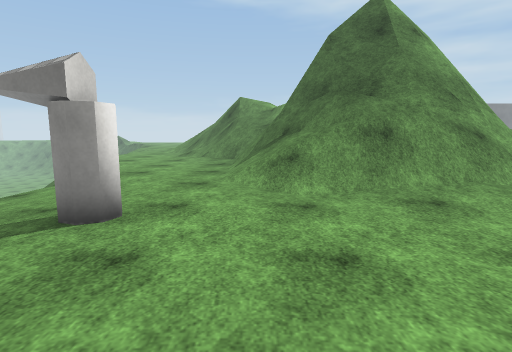
View 1 (above)

14 first-person views from a walk through a 3-D level made in the Unity game engine. The camera is 1.4 m above the floor, tilts 8° down and sees 80° across. The floor is counted in squares, 1 m on a side. Each view is taken from the middle of a square. On the plan, view 1 faces up. The plan holds only what a view shows up to about 14 squares ahead; the rest is blank. The place goes on beyond the plan. Some animated figures are not drawn. Surface patterns are stand-ins for the level's own textures.

View 2
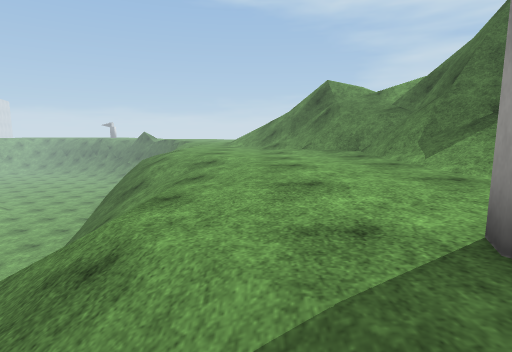

View 3
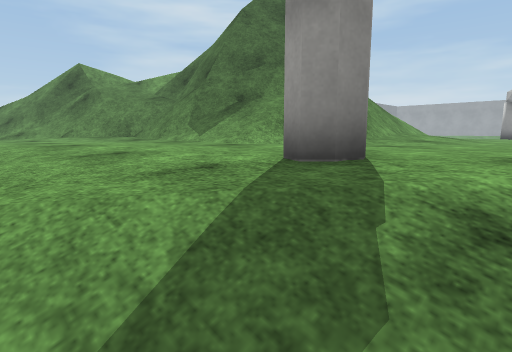

View 4
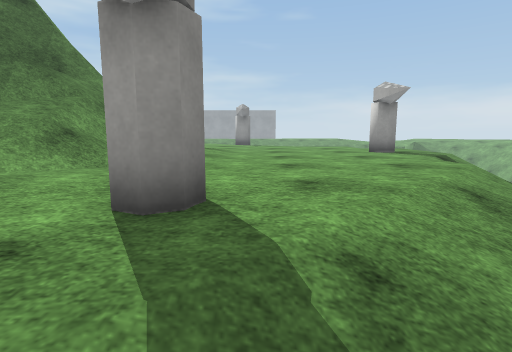

View 5
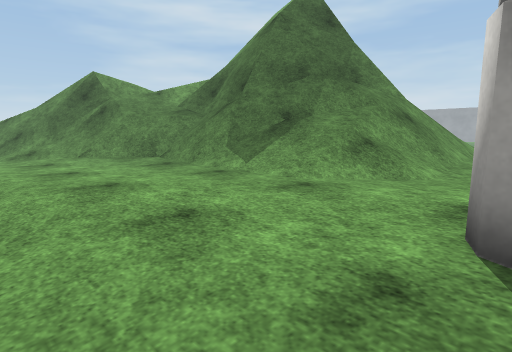

View 6
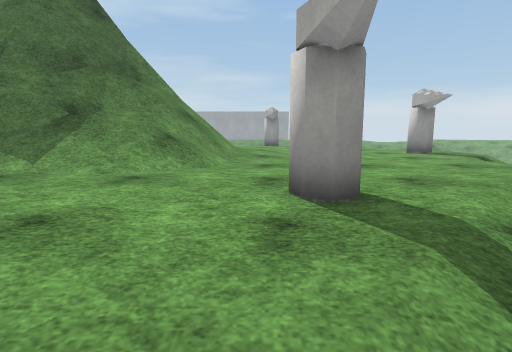

View 7
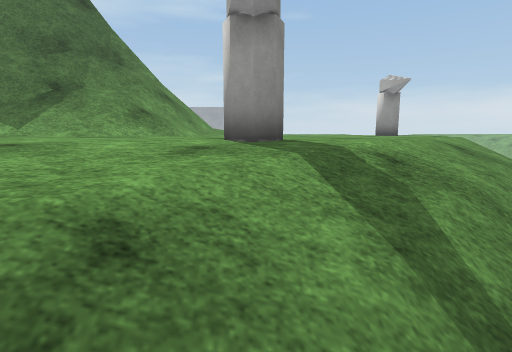

View 8
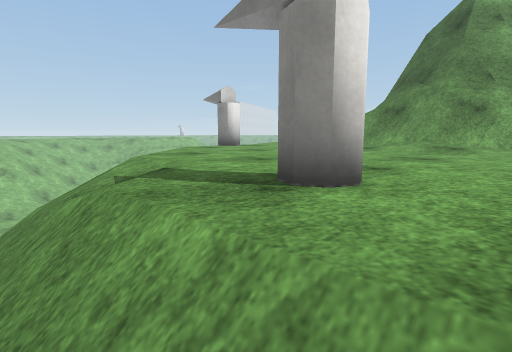

View 9
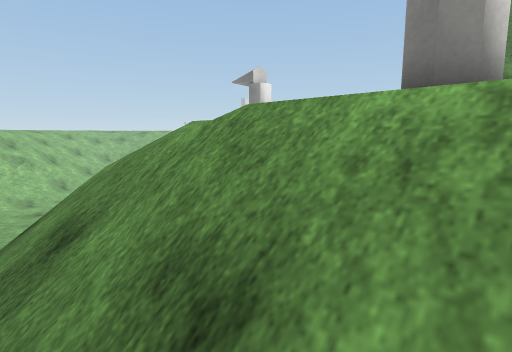

View 10
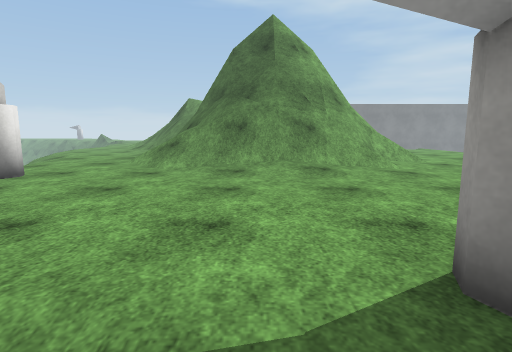

View 11
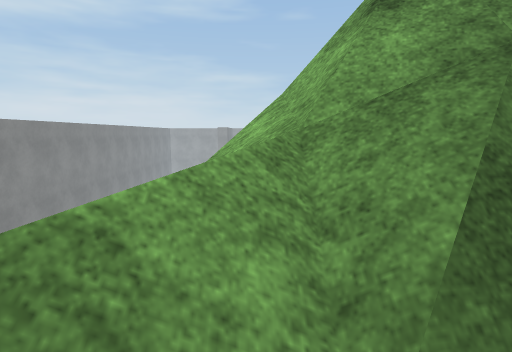

View 12
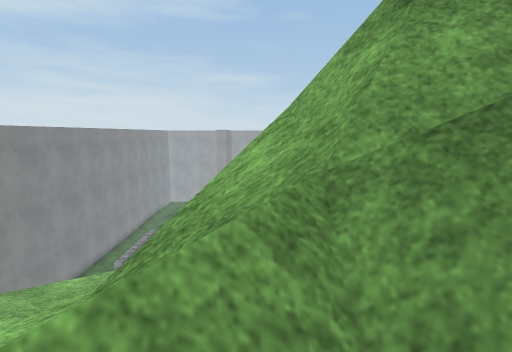

View 13
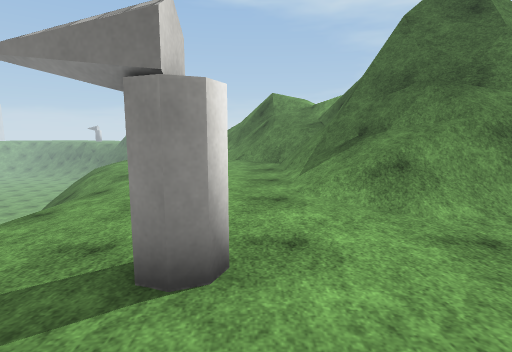

View 14
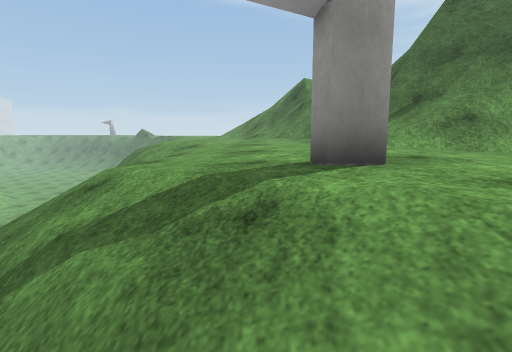

### Floor plan
Key: @ floor where view 1 was taken; # wall or solid block; . main floor; : floor 0.25 m higher than the main floor; - floor 0.25 m lower than the main floor; + floor 0.5 m higher than the main floor; _ floor 5 m lower than the main floor; / step, stairs or slope; = window, fence, low wall or low ledge; v drop or lower ground; T turret.
Columns run from 16 left of view 1 to 8 right of it. Each row starts with its distance up from view 1.
 23                        .=
 22             ///        .-
 21            //==        .-
 20            .//v
 19            .+///// //
 18            .////////=#
 17       //.  ..////////#
 16 __   v//......==/=/=##
 15 __   v//-......=====##
 14      v///......=#=#=#
 13      v////.....=#=###
 12      v////-..../v####
 11       ////-....////###
 10        ///-.....////#####
  9         //-...../////====
  8          /-...../////////
  7        v//--.....////////
  6         //--.........::..
  5         ///-.TT..........
  4          ///.............
  3           ///............
  2            ///...........
  1             ///..........
  0               //@........
 -1                //.....T..
 -2                  ///.....
 -3                 /////////
 -4                 /////////
 -5                  ///////

Where each view was taken, in squares from view 1:
view 1: 0 up, 0 right, facing up
view 2: 3 up, 5 left, facing up
view 3: 3 up, 6 left, facing up-right
view 4: 4 up, 6 left, facing right
view 5: 5 up, 6 left, facing up-right
view 6: 6 up, 7 left, facing right
view 7: 5 up, 8 left, facing right
view 8: 4 down, 8 right, facing up-left
view 9: 5 down, 7 right, facing up-left
view 10: 3 down, 4 right, facing up
view 11: 17 up, 0 right, facing right
view 12: 17 up, 1 right, facing right
view 13: 2 up, 2 left, facing up
view 14: 1 up, 4 left, facing up
